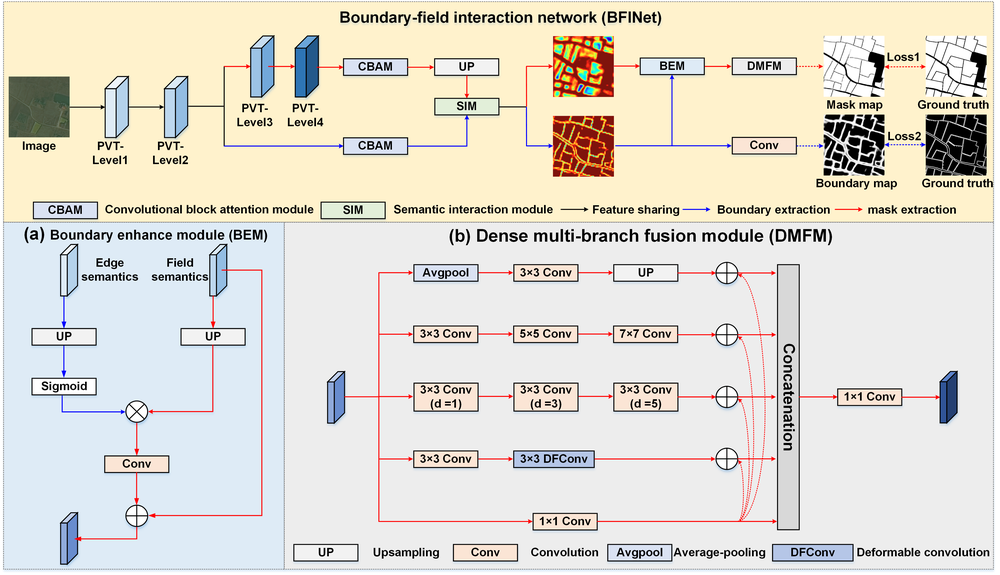
#> input picture imgs/BFINet.png, 1000 x 575 px, shrunk from 4279 x 2460 before the run; its folder holds only this picture in this run
$ python -i Data_Enhance.py   (imports and definitions only)
#> lines starting #> are read from the running program, lines starting #| are printed output that depends on the picture
from PIL import Image
import os
import glob
from PIL import ImageEnhance
import sys

img_path = r'E:\parcel_model\new\train\image'           #输入和输出影像所在文件夹

def get_image_paths(folder):
    return glob.glob(os.path.join(folder, '*.tif'))


def create_read_img(filename):
    # 读取图像
#> called with filename = 'imgs/BFINet.png'
    im = Image.open(filename)
#> im is the input picture: PIL image 1000x575 RGB; mean R, G, B 223.7, 220.1, 210.7

    out_h = im.transpose(Image.FLIP_LEFT_RIGHT)     #水平翻转
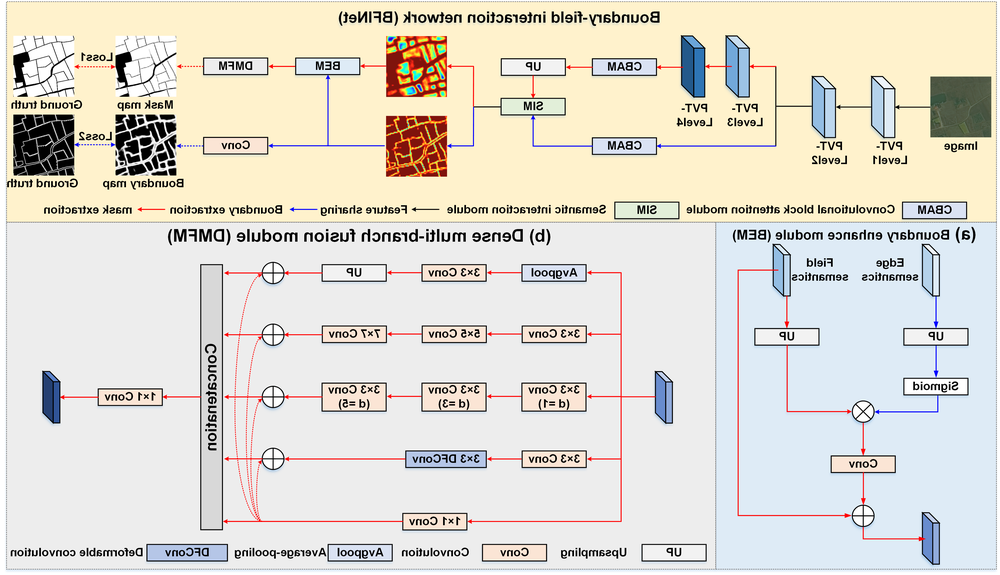
#> out_h: PIL image 1000x575 RGB; mean R, G, B 223.7, 220.1, 210.7
    out_w = im.transpose(Image.FLIP_TOP_BOTTOM)    #垂直翻转
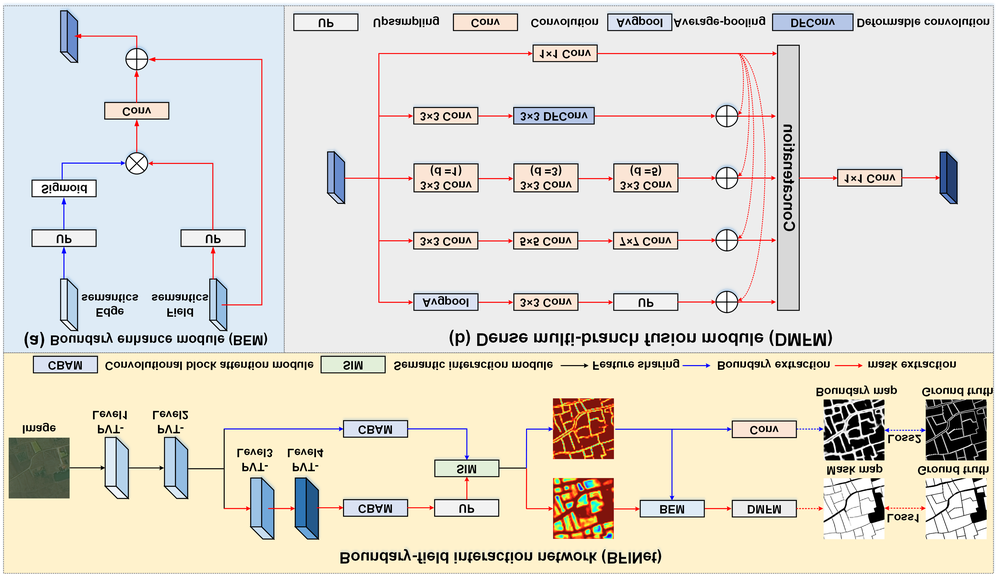
#> out_w: PIL image 1000x575 RGB; mean R, G, B 223.7, 220.1, 210.7
    out_90 = im.transpose(Image.ROTATE_90)              #顺时针选择90度
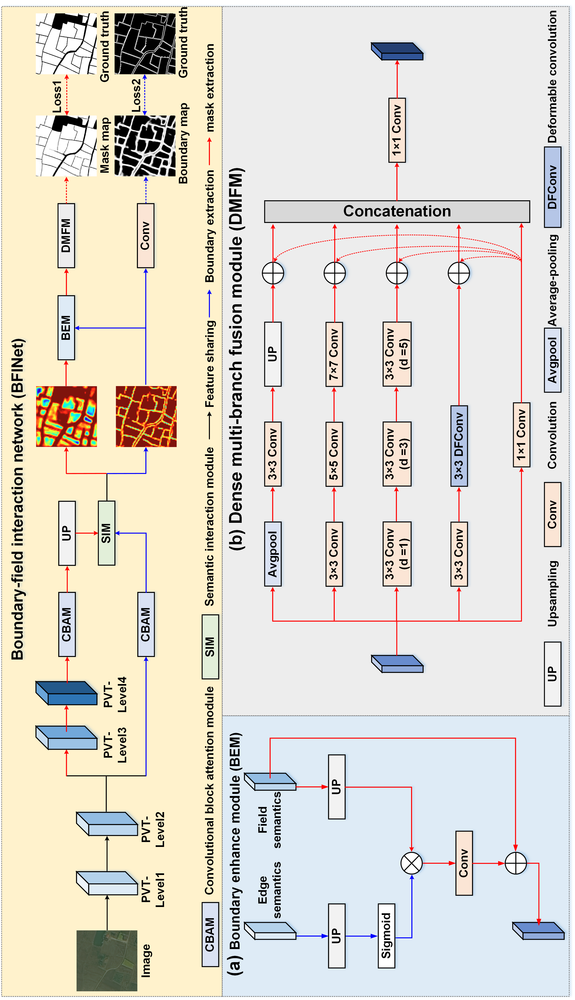
#> out_90: PIL image 575x1000 RGB; mean R, G, B 223.7, 220.1, 210.7
    out_180 = im.transpose(Image.ROTATE_180)
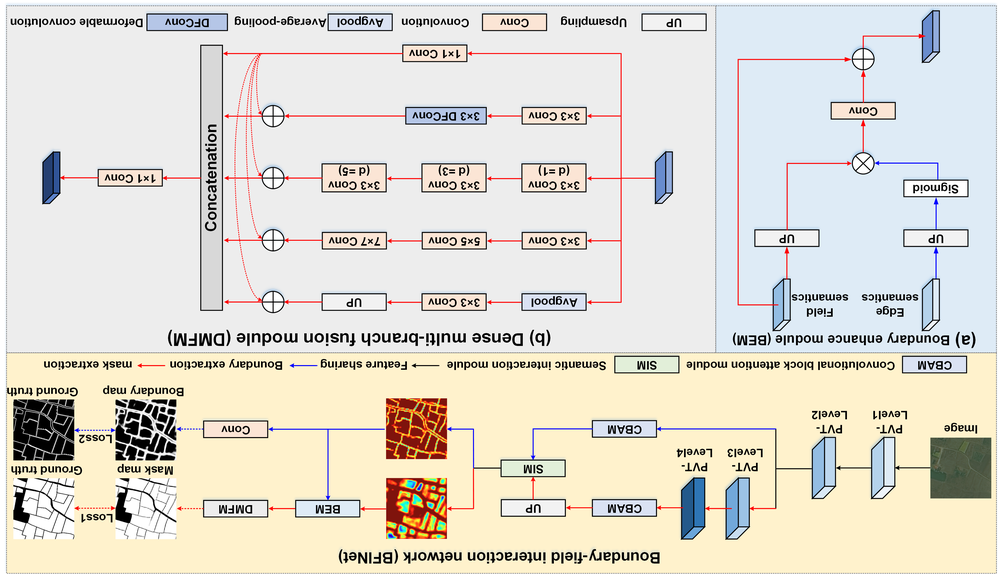
#> out_180: PIL image 1000x575 RGB; mean R, G, B 223.7, 220.1, 210.7
    out_270 = im.transpose(Image.ROTATE_270)
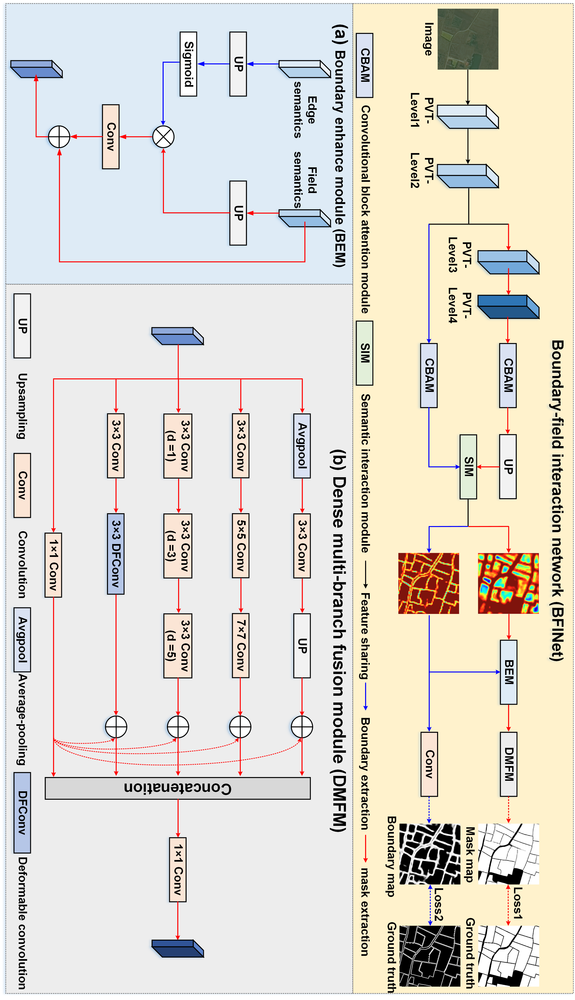
#> out_270: PIL image 575x1000 RGB; mean R, G, B 223.7, 220.1, 210.7

    # 亮度增强
    enh_bri = ImageEnhance.Brightness(im)
    brightness = 1.5
    image_brightened = enh_bri.enhance(brightness)
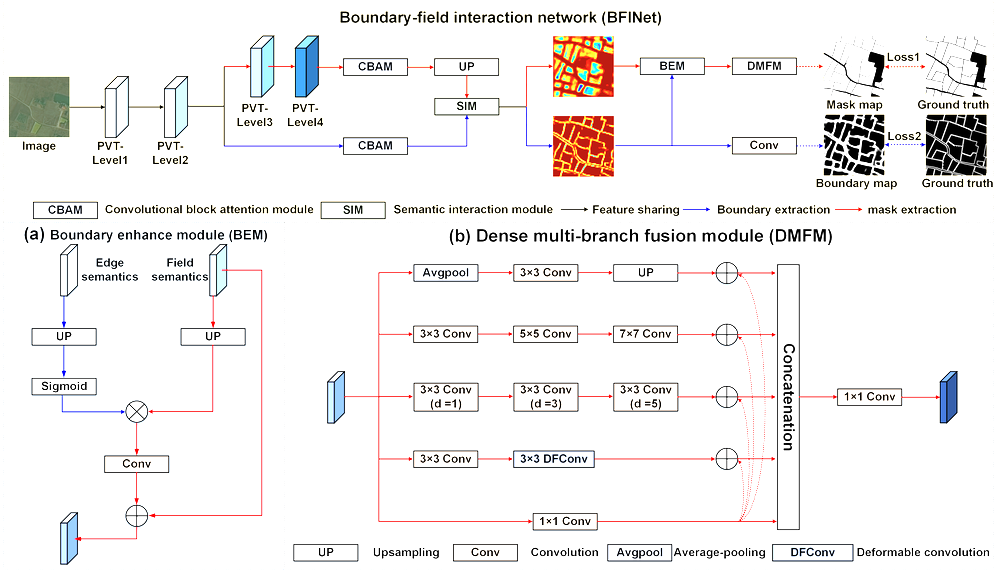
#> image_brightened: PIL image 1000x575 RGB; mean R, G, B 241.6, 239.7, 239.1
    image_brightened.save(filename[:-4] + '_brighter.tif')
    #
    # # 色度增强
    enh_col = ImageEnhance.Color(im)
    color = 1.5
    image_colored = enh_col.enhance(color)
    image_colored.save(filename[:-4] + '_color.tif')
    #
    # # 对比度增强
    enh_con = ImageEnhance.Contrast(im)
    contrast = 1.5
    image_contrasted = enh_con.enhance(contrast)
    image_contrasted.save(filename[:-4] + '_contrast.tif')

    # 锐度增强
    enh_sha = ImageEnhance.Sharpness(im)
    sharpness = 3.0
    image_sharped = enh_sha.enhance(sharpness)
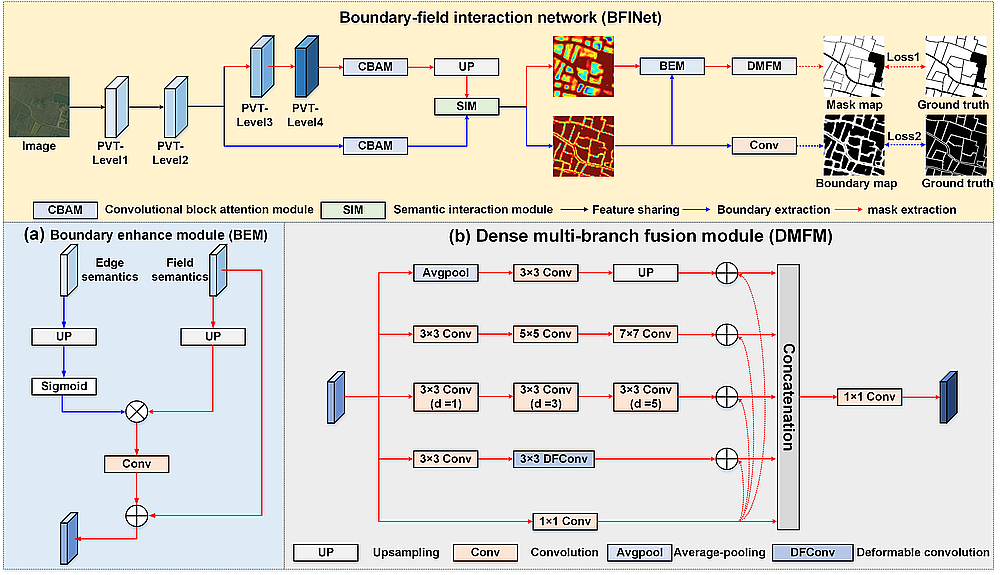
#> image_sharped: PIL image 1000x575 RGB; mean R, G, B 223, 219.2, 210.4
    image_sharped.save(filename[:-4] + '_sharp.tif')

    #
    out_h.save(filename[:-4] + '_h.tif')
    out_w.save(filename[:-4] + '_w.tif')
    out_90.save(filename[:-4] + '_90.tif')
    out_180.save(filename[:-4] + '_180.tif')
    out_270.save(filename[:-4] + '_270.tif')

    #print(filename)
imgs = get_image_paths(img_path)
# [2 lines not run here, left out]

>>> result = create_read_img('imgs/BFINet.png')
